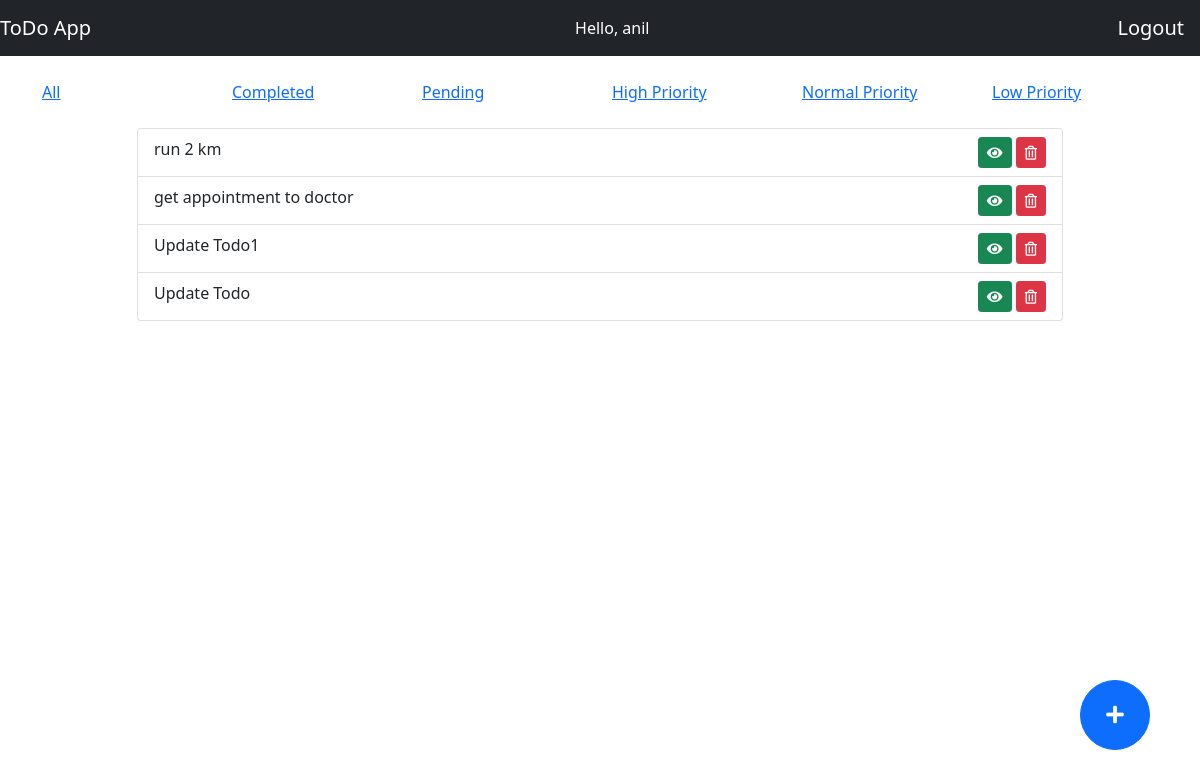
Screenshot of /?status=1 (signed in) with the database file from the repository.
### todo/models.py (models this page shows, shortened)
class ToDo(models.Model):
    text = models.CharField(max_length=255)
    added_date = models.DateTimeField()
    priority = models.CharField(max_length=10, default='normal')
    status = models.CharField(max_length=1, default='0')

### todo/views.py (the view)
# urls.py: path('',views.index, name='index'),
@login_required(login_url='login')
def index(request):
        keys_list = request.GET.keys()
        if 'status' in keys_list:
            status = request.GET['status']
            todo_items = ToDo.objects.filter(status=status).order_by('-added_date')
        elif 'priority' in keys_list:
            priority = request.GET['priority']
            todo_items = ToDo.objects.filter(priority=priority).order_by('-added_date')
        else:
            todo_items = ToDo.objects.all().order_by('-added_date')
        return render(request,'index.html', {'todo_items': todo_items})

### todo/templates/index.html (shortened to what this page needs)
{% extends 'base.html' %}
{% block content %}
    <div class="row mt-4">
        <div class="col-2">
            <a href="/">All</a>
        </div>
        <div class="col-2">
            <a href="?status=1">Completed</a>
        </div>
        <div class="col-2">
            <a href="?status=0">Pending</a>
        </div>
        <div class="col-2">
            <a href="?priority=high">High Priority</a>
        </div>
        <div class="col-2">
            <a href="?priority=normal">Normal Priority</a>
        </div>
        <div class="col-2">
            <a href="?priority=low">Low Priority</a>
        </div>
    </div>
    <div class="row mt-4">
        <div class="col-10 mx-auto">
            <ul class="list-group">
                {% for todo_item in todo_items %}
                    <li class="list-group-item">{{todo_item.text}}
                        <div class="float-end">
                            {% if todo_item.status == '0' %}
                                <button type="submit" class="btn btn-sm btn-warning " data-bs-toggle="modal" data-bs-target="#updateTodoModal" data-bs-whatever="{{todo_item.id}}"><i class="far fa-edit"></i></button>
                            {% else %}
                                <button type="submit" class="btn btn-sm btn-success " data-bs-toggle="modal" data-bs-target="#viewTodoModal" data-bs-whatever="{{todo_item.id}}"><i class="fas fa-eye"></i></button>
                            {% endif %}
                            <form action="{% url 'delete_todo' todo_item.id %}" method="post" style="display:inline-block;">
                                <button type="submit" class="btn btn-sm btn-danger "><i class="far fa-trash-alt"></i></button>
                            </form>
                        </div>
                    </li>
                {% endfor %}
            </ul>
        </div>
    </div>
    <button type="button" class="btn btn-primary btn-lg circle-btn" data-bs-toggle="modal" data-bs-target="#addTodoModal" data-bs-whatever="addTodo"><i class="fas fa-plus"></i></button>
{% endblock %}

### todo/templates/base.html (shortened to what this page needs)
<!doctype html>
{% load static %}
<html lang="en">
  <head>
    <link href="https://cdn.jsdelivr.net/npm/bootstrap@5.0.0-beta2/dist/css/bootstrap.min.css" rel="stylesheet">
    <link rel="stylesheet" type="text/css" href="{% static '/css/main.css' %}">
    <link rel="stylesheet" href="https://use.fontawesome.com/releases/v5.15.2/css/all.css"
>
  </head>
  <body>
      {% if request.user.is_authenticated %}
      <nav class="navbar navbar-dark bg-dark">
        <a class="navbar-brand" href="#">ToDo App</a>
        <span style="color:white">Hello, {{ request.user }}</span>
        <a class="navbar-brand" href="{% url 'logout' %}">Logout</a>
      </nav>
      {% endif %}
    <div class="container h-100">
      {% block content %}{% endblock %}
    </div>
  </body>
</html>

### todo/static/css/main.css (style rules this page uses)
.circle-btn { height: 70px; width: 70px; border-radius: 50%; position: absolute; bottom : 50px; right: 50px; }

### rows the page displays
ToDo: text "run 2 km"
ToDo: text "get appointment to doctor"
ToDo: text "Update Todo1"
ToDo: text "Update Todo"

### other values shown
{{ request.user }} "anil"
